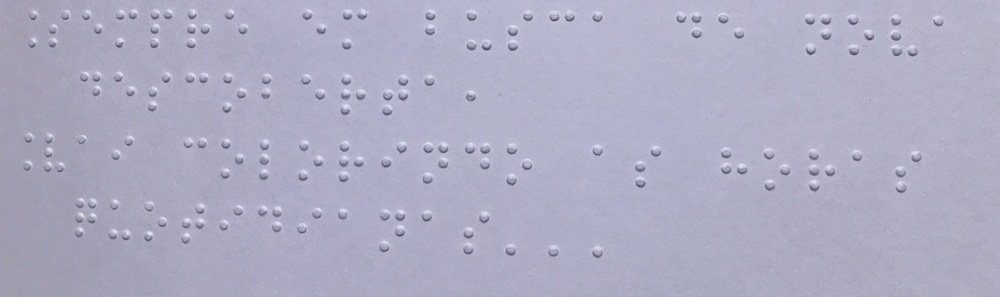
#> input picture tratamento_imagem-main/tratamento_imagem-main/imagesTratadas/im 1.jpg, 1000 x 297 px, shrunk from 2340 x 696 before the run, found by its file name
$ python main.py
#> lines starting #> are read from the running program, lines starting #| are printed output that depends on the picture
### tratamento_imagem-main/tratamento_imagem-main/transformar.py

import cv2
import os
import numpy as np
from sklearn.metrics import DistanceMetric
from builtins import len
import bdLetra
from skimage import io, filters, img_as_ubyte

from skimage import img_as_ubyte
def transformarImagem(imagem):
        print(f"Tentando processar a imagem: {imagem}")
        if not os.path.exists(imagem):
            print(f"Arquivo não encontrado: {imagem}")
            return None  # Retorne None explicitamente se o arquivo não existir

        #imagem = cv2.imread(img)
        if imagem is None:
            print("Erro ao carregar a imagem com cv2.imread")
            return None
        print(imagem.shape)
        cv2.imshow('transformadas', imagem)
        cv2.waitKey(0)
    # Converter para escala de cinza
        escala_de_cinza = cv2.cvtColor(imagem, cv2.COLOR_BGR2GRAY)
        #print(f"Imagem convertida para escala de cinza: shape {escala_de_cinza.shape}")

    # Limiarização
        imagem_limiarizada = cv2.adaptiveThreshold(
        escala_de_cinza, 255, cv2.ADAPTIVE_THRESH_MEAN_C, cv2.THRESH_BINARY, 101, 2
    )
        print("Imagem limiarizada criada")

    # Filtro de ruído
        mediana = cv2.medianBlur(imagem_limiarizada, 3)
        print("Filtro de mediana aplicado")

    # Operações morfológicas
        kernel = np.ones((3, 3), np.uint8)
        escala_de_cinza_processada = cv2.erode(mediana, kernel, iterations=1)
        escala_de_cinza_processada2 = cv2.dilate(escala_de_cinza_processada, kernel, iterations=1)
        escala_de_cinza_processada3 = cv2.medianBlur(escala_de_cinza_processada2, 3)
        sucesso = cv2.imwrite('tratamento_imagem-main\\tratamento_imagem-main\\imagesTratadasescala_de_cinza_processada3.jpg', escala_de_cinza_processada3)
        if sucesso:
            print("Imagem salva ")
        else:
            print("Erro ao salvar a imagem.")
        cv2.imshow('transformada', mediana)
        cv2.waitKey(0)
        print("Processamento morfológico completo")

        return escala_de_cinza_processada3

### tratamento_imagem-main/tratamento_imagem-main/main.py
import cv2
import os
import numpy as np
from sklearn.metrics import DistanceMetric
from builtins import len
import bdLetra
from skimage import io, filters, img_as_ubyte
from alinhar import alinhar_pontos_braille
from deenhar_centroids import desenhar_centroides
from grade import grid_appl
from process_grid import processGrid
from transformar import transformarImagem
from vcol import verificao
from vect_centroid import centroid_vect

from skimage import img_as_ubyte
def main():

    # Carregar imagem
    image = io.imread('C:\\Users\\louis\\OneDrive\\Documentos\\GitHub\\Braille_translat_learner\\tratamento_imagem-main\\tratamento_imagem-main\\imagesTratadas\\im 1.jpg', as_gray=True)
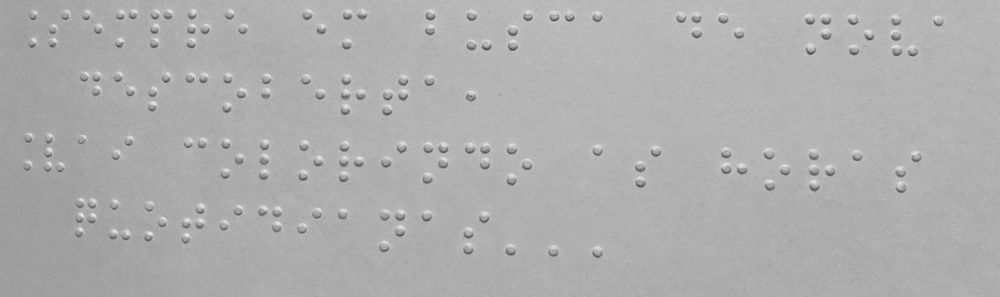
#> image: shape (297, 1000) float64; min 0.284, max 0.936, mean 0.685
    cv2.imshow('img',image)
    cv2.waitKey(0)
    print(image.shape)
#| (297, 1000)
# Cimonverte para uint8

    # Supondo que filtered_image seja a imagem que você quer salvar

    # Aplicar filtro de contraste e remoção de ruído
    filtered_image = filters.gaussian(image, sigma=1)
    filtered_image_uint8 = img_as_ubyte(filtered_image)
    cv2.imshow('filtrada',filtered_image_uint8)
    cv2.waitKey(0)# Converte para uint8
    io.imsave('filtered_image.png', filtered_image_uint8)
    img=transformarImagem(filtered_image_uint8)
#> (printed output is left out)
#> (printed output is left out)
    #cv2.imshow('escalas',img)
    #cv2.waitKey(0)# Converte para uint8

    print("saiu da função")

    escala_de_cinza_processada3 = cv2.imread('tratamento_imagem-main\\tratamento_imagem-main\\imagesTratadasescala_de_cinza_processada3.jpg')
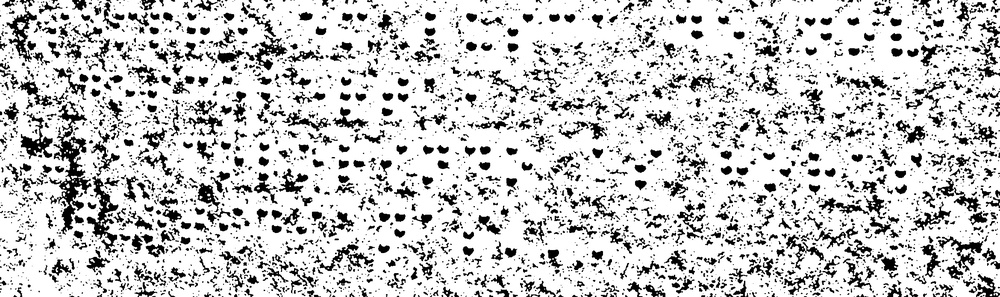
#> input picture tratamento_imagem-main/tratamento_imagem-main/imagesTratadasescala_de_cinza_processada3.jpg, 1000 x 297 px, shrunk from 2340 x 696 before the run, found by its file name
#> escala_de_cinza_processada3 is the input picture: shape (297, 1000, 3); min 0, max 255, mean 202.8
    #cv2.imshow("escala",escala_de_cinza_processada3)
    #cv2.waitKey(0)# Converte para uint8

    if escala_de_cinza_processada3 is not None:
        print(f"Imagem carregada com sucesso: shape {escala_de_cinza_processada3.shape}")
#| Imagem carregada com sucesso: shape (297, 1000, 3)
    else:
        print("Erro ao carregar a imagem.")

    if escala_de_cinza_processada3.dtype != np.uint8:
        escala_de_cinza_processada3 = img_as_ubyte(escala_de_cinza_processada3)
        centroids, cx , cy, contornos = centroid_vect(escala_de_cinza_processada3)
    print(type(escala_de_cinza_processada3))
#| <class 'numpy.ndarray'>

#> (the run stopped early here; a loop or call above may not have finished)
